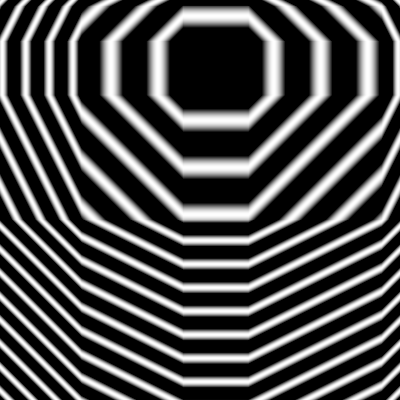
Frame 1 (no input)
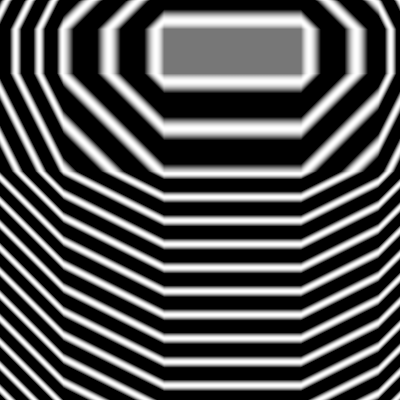
Frame 60 (the mouse pressed at the canvas centre just before this capture)
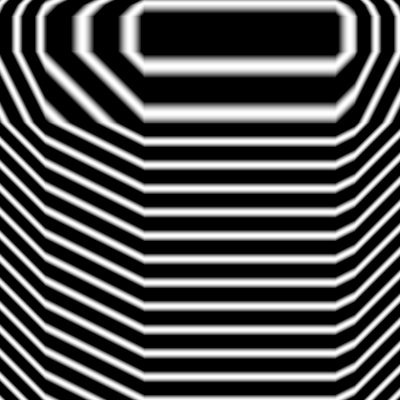
Frame 120 (the mouse held since frame 60 and released just before this capture)

The Processing sketch that drew these frames (run headless with seeded random() and noise(); from frame 60 on, the mouse is pressed at the canvas centre):

// Processing sketch: processing_174979
// ── processing_174979.pde

float[] sX,sY,dX,dY;
float d,z;
int n;
color c;

void setup() {
  size(400,400);
  setS();
}

void setS() {
  n  = round(random(1,5));
  z  = random(0.02,0.2);
  sX = new float[n];sY = new float[n];
  dX = new float[n];dY = new float[n];
  for(int i=0;i<n;i++){
    sX[i] = random(width);sY[i] = random(height);
    dX[i] = random(-1,1);dY[i] = random(-1,1);
  }
}

void draw() {
  for(int i=0;i<n;i++) {
    sX[i]+=dX[i];
    sY[i]+=dY[i];
    if(sX[i]<0||sX[i]>width) {dX[i]*=-1;}
    if(sY[i]<0||sY[i]>height) {dY[i]*=-1;}
  }
  loadPixels();
  for(int x=0;x<width;x++) {
    for(int y=0;y<height;y++) {
      d       = 0.0;
      for(int s=0;s<n;s++) {
        d += (abs(sX[s]-x)+abs(sY[s]-y))*z;
      }
      d = sin(d);
      if(d<0) {c = color(0);} else {c = color(d*255);}
      pixels[y*width+x]=c;
    }
  }
  updatePixels();
}

void keyPressed() {
  setS();
}
